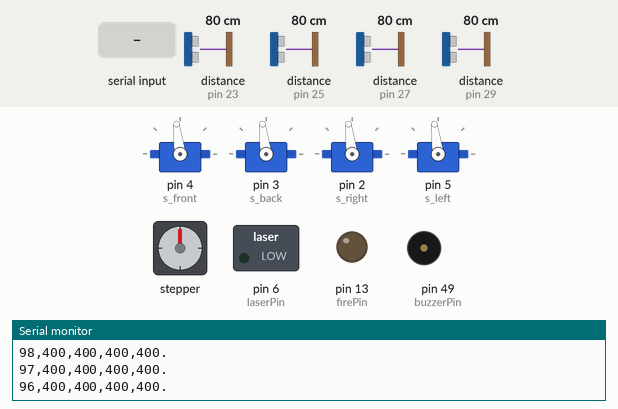
This sketch was run on a simulated Arduino Mega 2560, built with avr-gcc and run on an emulated ATmega2560. On the bench: 4 × servo, stepper motor, switched loads named in the sketch (green lamp = pin HIGH), output pins drawn as LEDs (lit = HIGH), buzzer (waves = sounding, pin HIGH), the last lines printed to the serial monitor. Wiring (inferred from the names in the program): 4 × ultrasonic range finder: trigger pin 22, echo pin 23 / trigger pin 24, echo pin 25 / trigger pin 26, echo pin 27 / trigger pin 28, echo pin 29. The test bench sets the inputs (shaded band); at power-on: distance to the obstacle (sensors on pin 23, pin 25, pin 27, pin 29) 80 cm. The echo pulse lasts 58.3 µs per cm; stepper angles assume 2048 steps per turn; pins used as bus, display or sensor lines are not drawn.

Above: at 1.2 s.
1.3 s: distance to the obstacle (sensor on pin 23) set to 9 cm
At 2.3 s:
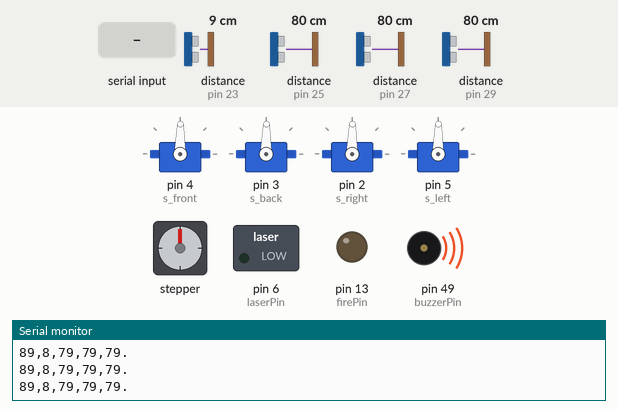
2.9 s: "F" received over Serial
At 3.36 s:
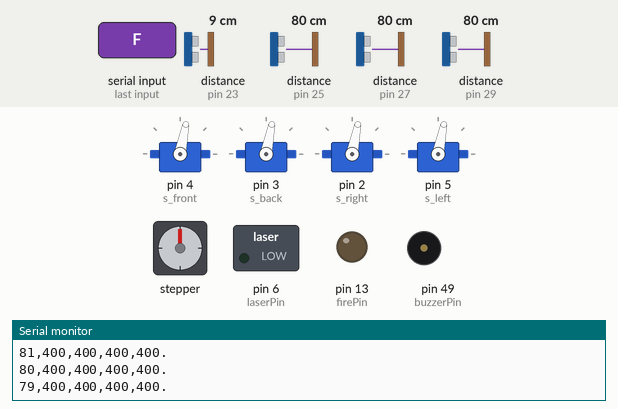
5.9 s: distance to the obstacle (sensor on pin 25) set to 120 cm
At 8.5 s:
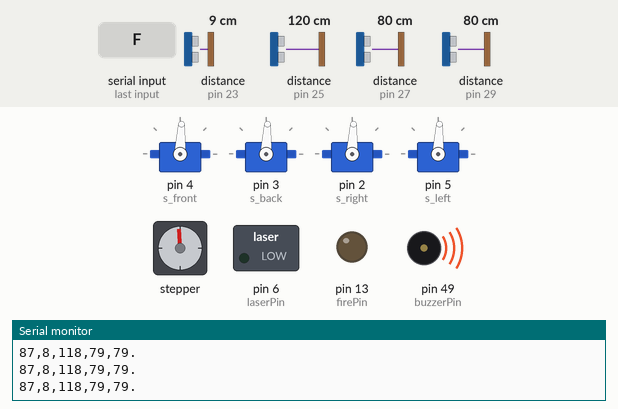
8.9 s: "C" received over Serial
At 9.68 s:
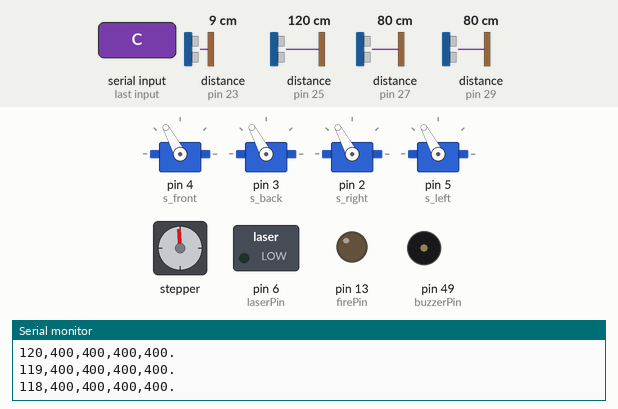
11.9 s: distance to the obstacle (sensor on pin 23) set to 7 cm
13.5 s: distance to the obstacle (sensor on pin 23) set to 4 cm
At 15.0 s:
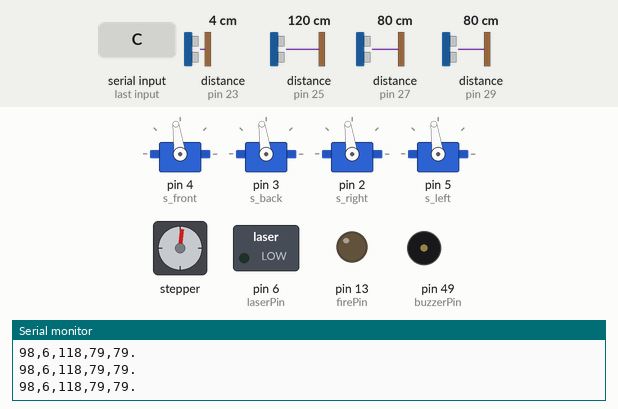
Timing chart, 0 to 20.6 s (numbered marks = the images above; inputs shaded):
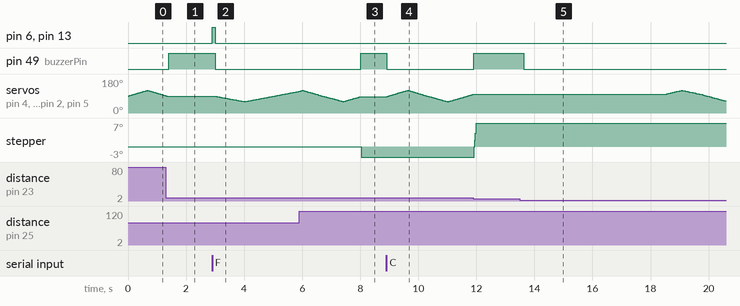

The sketch:

arduino.ino
```cpp
#include <Servo.h>
#include <Stepper.h>

const int STEPS_PER_REV = 2048;
Stepper myStepper(STEPS_PER_REV, 30, 31, 32, 33);

Servo s_front, s_back, s_right, s_left;

const int trigPins[] = {22, 24, 26, 28};
const int echoPins[] = {23, 25, 27, 29};

const int firePin = 13;
const int laserPin = 6;
const int buzzerPin = 49;

const int MIN_TARGET = 5;
const int MAX_TARGET = 10;

const int SERVO_MIN = 60;
const int SERVO_MAX = 120;

const unsigned long TARGET_HOLD_MS = 5000;

float filteredDist[4] = {400, 400, 400, 400};
float kalmanGain = 0.5;

int sweepAngle = 90;
int sweepStep = 1;

int currentStepperAngle = 0;

unsigned long lastActionMs = 0;
unsigned long ignoreUntil = 0;

bool isPaused = false;
bool buzzerActive = false;

unsigned long buzzerStartTime = 0;
const unsigned long BUZZER_DURATION = 200;

bool targetLocked = false;
unsigned long lastTargetTime = 0;
int lockedAngle = 90;
int lockedDistances[4] = {400, 400, 400, 400};

int offset[] = {0, 180, 90, 270};

void setup() {
  Serial.begin(115200);

  pinMode(firePin, OUTPUT);
  pinMode(laserPin, OUTPUT);
  pinMode(buzzerPin, OUTPUT);

  digitalWrite(firePin, LOW);
  digitalWrite(laserPin, LOW);
  digitalWrite(buzzerPin, LOW);

  s_front.attach(4);
  s_back.attach(3);
  s_right.attach(2);
  s_left.attach(5);

  myStepper.setSpeed(16);

  for (int i = 0; i < 4; i++) {
    pinMode(trigPins[i], OUTPUT);
    pinMode(echoPins[i], INPUT);
  }

  s_front.write(sweepAngle);
  s_back.write(sweepAngle);
  s_right.write(sweepAngle);
  s_left.write(sweepAngle);
}

void loop() {
  int rawDistances[4];

  for (int i = 0; i < 4; i++) {
    int raw = getDistance(trigPins[i], echoPins[i]);

    filteredDist[i] =
      (kalmanGain * filteredDist[i]) +
      ((1.0 - kalmanGain) * raw);

    rawDistances[i] = (int)filteredDist[i];
  }

  if (isPaused && millis() > ignoreUntil) {
    isPaused = false;
  }

  if (buzzerActive && millis() - buzzerStartTime >= BUZZER_DURATION) {
    digitalWrite(buzzerPin, LOW);
    buzzerActive = false;
  }

  int targetIdx = -1;

  if (!isPaused) {
    for (int i = 0; i < 4; i++) {
      if (filteredDist[i] >= MIN_TARGET && filteredDist[i] <= MAX_TARGET) {
        targetIdx = i;
        break;
      }
    }
  }

  if (targetIdx != -1) {
    targetLocked = true;
    lastTargetTime = millis();
    lockedAngle = sweepAngle;

    for (int i = 0; i < 4; i++) {
      lockedDistances[i] = rawDistances[i];
    }

    if (!buzzerActive) {
      digitalWrite(buzzerPin, HIGH);
      buzzerActive = true;
      buzzerStartTime = millis();
    }

    int localAngle = sweepAngle - 90;
    int targetAngle = offset[targetIdx] + localAngle;

    if (targetAngle < 0) targetAngle += 360;
    if (targetAngle >= 360) targetAngle -= 360;

    followTarget(targetAngle);

    sendDataMega(lockedAngle, lockedDistances);

    if (Serial.available() > 0) {
      char cmd = Serial.read();

      if (cmd == 'F') {
        digitalWrite(firePin, HIGH);
        digitalWrite(laserPin, HIGH);

        delay(100);

        digitalWrite(firePin, LOW);
        digitalWrite(laserPin, LOW);

        startIgnorePeriod(5000);
      }

      else if (cmd == 'C') {
        startIgnorePeriod(3000);
      }
    }
  }

  else {
    if (targetLocked && millis() - lastTargetTime < TARGET_HOLD_MS) {
      sendDataMega(lockedAngle, lockedDistances);
    }

    else {
      targetLocked = false;

      if (buzzerActive) {
        digitalWrite(buzzerPin, LOW);
        buzzerActive = false;
      }

      if (millis() - lastActionMs >= 20) {
        lastActionMs = millis();

        sweepAngle += sweepStep;

        if (sweepAngle >= SERVO_MAX) {
          sweepAngle = SERVO_MAX;
          sweepStep = -1;
        }

        if (sweepAngle <= SERVO_MIN) {
          sweepAngle = SERVO_MIN;
          sweepStep = 1;
        }

        s_front.write(sweepAngle);
        s_back.write(sweepAngle);
        s_right.write(sweepAngle);
        s_left.write(sweepAngle);

        int clearD[] = {400, 400, 400, 400};
        sendDataMega(sweepAngle, clearD);
      }

      releaseStepper();
    }
  }
}

void startIgnorePeriod(unsigned long duration) {
  isPaused = true;
  ignoreUntil = millis() + duration;

  targetLocked = false;

  digitalWrite(buzzerPin, LOW);
  buzzerActive = false;

  digitalWrite(laserPin, LOW);

  int neut[] = {400, 400, 400, 400};
  sendDataMega(sweepAngle, neut);
}

void followTarget(int targetAngle) {
  int angleDiff = targetAngle - currentStepperAngle;

  if (angleDiff > 180) angleDiff -= 360;
  if (angleDiff < -180) angleDiff += 360;

  if (abs(angleDiff) > 1) {
    long steps = (long)angleDiff * STEPS_PER_REV / 360;

    myStepper.step(steps);

    currentStepperAngle = targetAngle;
  }
}

void releaseStepper() {
  for (int i = 30; i <= 33; i++) {
    digitalWrite(i, LOW);
  }
}

void sendDataMega(int a, int d[]) {
  Serial.print(a);

  for (int i = 0; i < 4; i++) {
    Serial.print(",");
    Serial.print(d[i]);
  }

  Serial.println(".");
}

int getDistance(int t, int e) {
  digitalWrite(t, LOW);
  delayMicroseconds(2);

  digitalWrite(t, HIGH);
  delayMicroseconds(10);

  digitalWrite(t, LOW);

  long dur = pulseIn(e, HIGH, 12000);

  return (dur <= 0) ? 400 : dur * 0.034 / 2;
}
```

Measured:
- the behaviour switches between 6 and 5 cm on distance to the obstacle (sensor on pin 23) (found by bisection; images 4 and 5)
- after the input at 1.3 s, pin 49 (buzzerPin): LOW → HIGH after 0.11 s; servo on pin 4 (s_front), servo on pin 3 (s_back), servo on pin 2 (s_right), servo on pin 5 (s_left): goes on until 1.4 s, then stays 89°
- after the input at 2.9 s, pin 6 (laserPin), pin 13 (firePin): LOW → HIGH at once, → LOW 0.10 s later; pin 49 (buzzerPin): HIGH → LOW after 0.11 s
- after the input at 5.9 s, stepper: goes on until 8.0 s, then stays -3°
- after the input at 8.9 s, pin 49 (buzzerPin): HIGH → LOW at once
- after the input at 13.5 s, pin 49 (buzzerPin): HIGH → LOW after 0.14 s; servo on pin 4 (s_front), servo on pin 3 (s_back), servo on pin 2 (s_right), servo on pin 5 (s_left): rises from 98° to 120° in 0.55 s, then falls to 64° in 1.5 s
- by itself, servo on pin 4 (s_front), servo on pin 3 (s_back), servo on pin 2 (s_right), servo on pin 5 (s_left): rises from 90° to 120° in 0.64 s, then falls to 92° in 0.62 s
